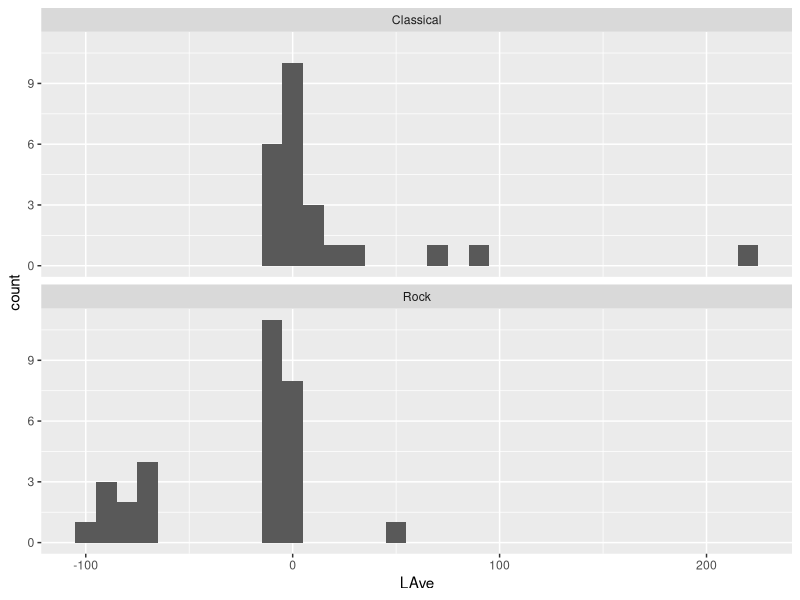
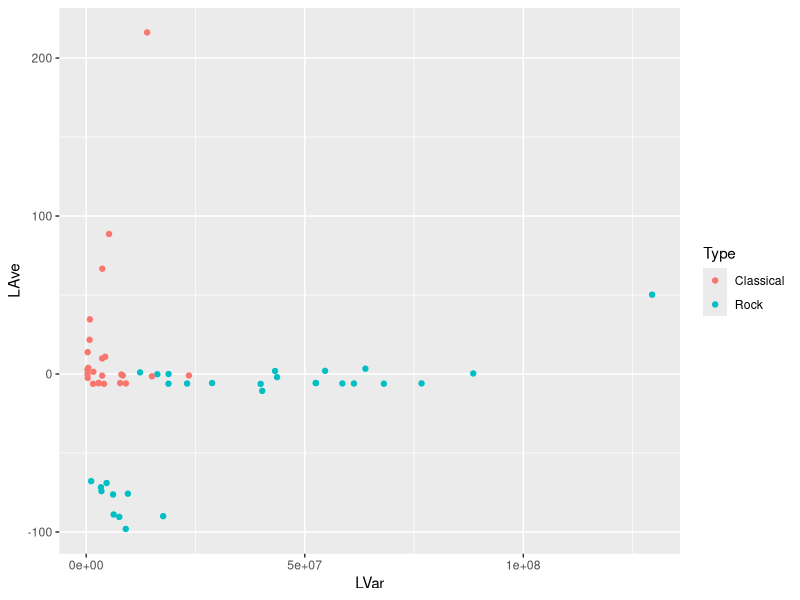
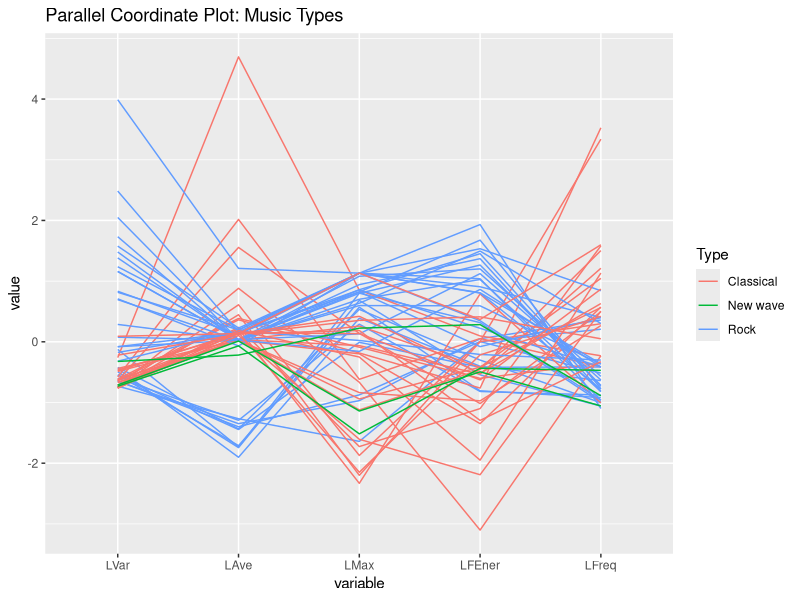
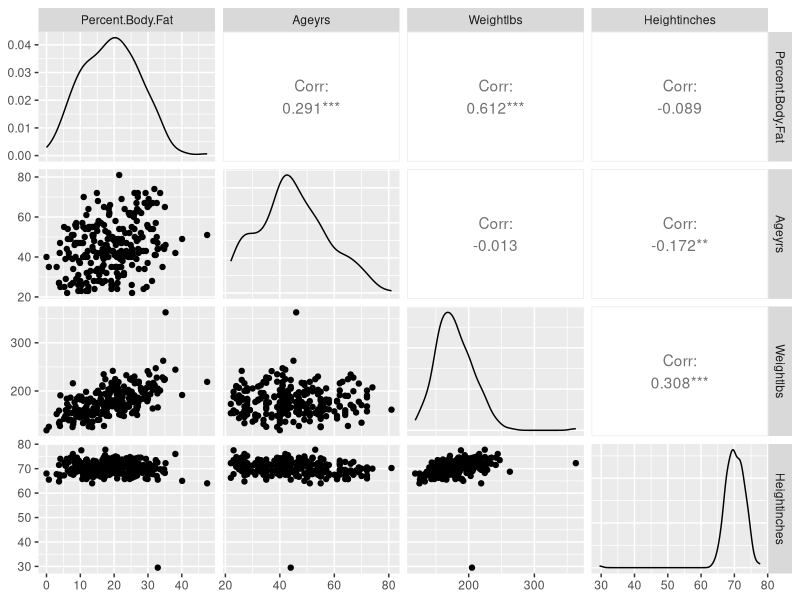
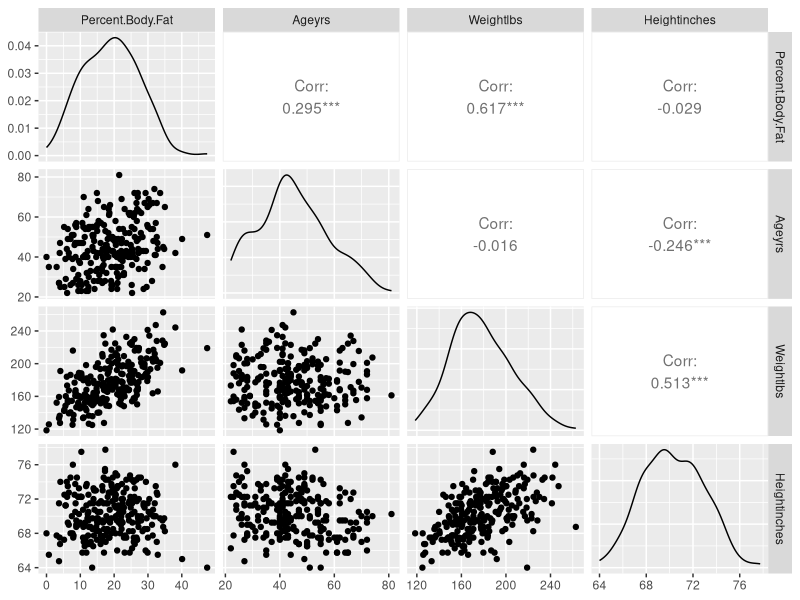
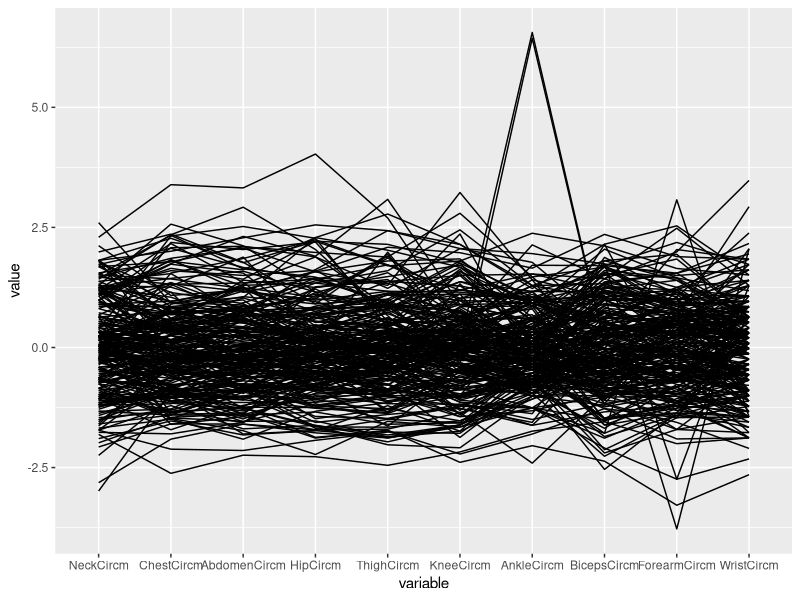
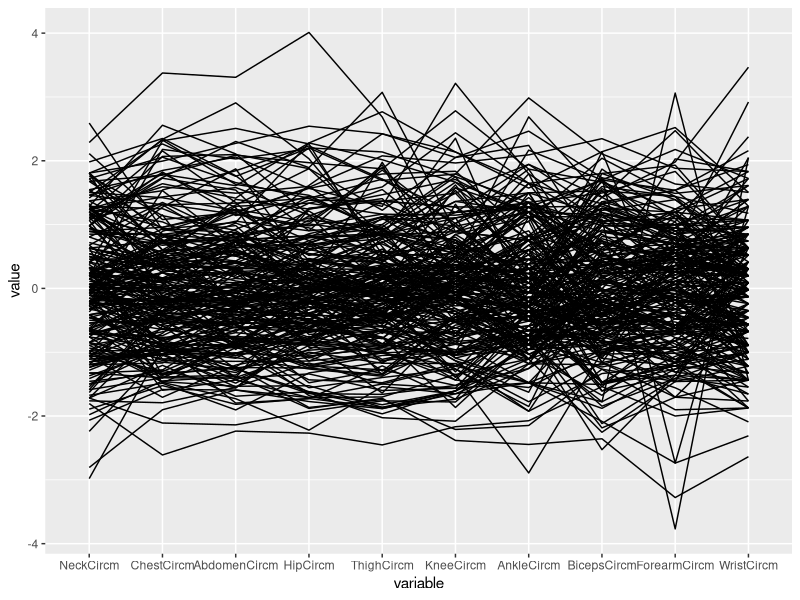
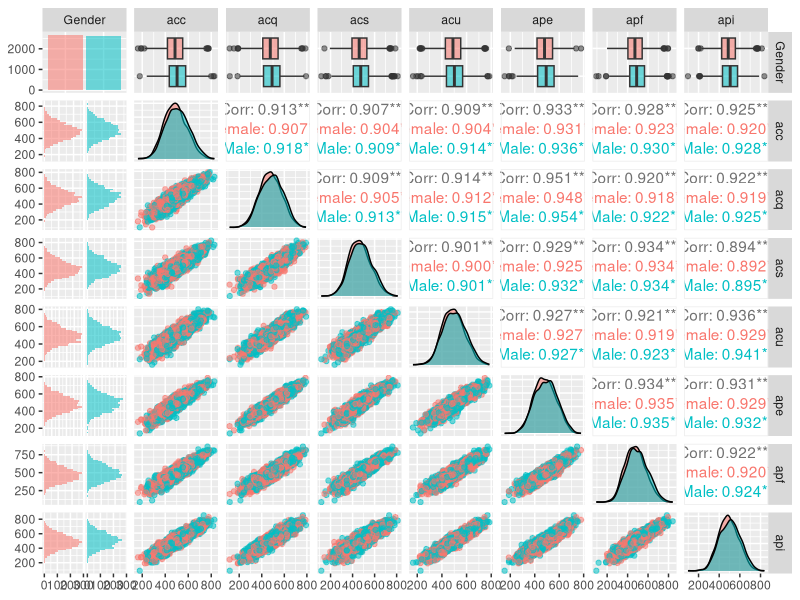

These charts were generated, in order, by the following R code:
## ---- chunk 1
knitr::opts_chunk$set(echo = TRUE)  
## ---- chunk 2
library(ggplot2)
library(GGally)
## ---- chunk 3
setwd("D:/lecture_notes/STAT_575_Multivariate_Data_Analysis_BZ/Labs/Lab_3")
music <- read.csv("music-plusnew-sub.csv", row.names = 1, stringsAsFactors = FALSE)
colnames(music)
dim(music)
str(music)
## ---- chunk 4
summary(music)
## ---- chunk 5
table(music$Type)
## ---- chunk 6
table(music$Artist)
## ---- chunk 7
library(ggplot2)
library(GGally)
music.sub <- subset(music, Type == "Rock" | Type == "Classical")

# Histogram
# Short version
#qplot(LAve, data = music.sub, geom = "histogram", binwidth = 10) +
  #facet_wrap(~ Type, ncol = 1)

# Full version
ggplot(music.sub, aes(x = LAve)) +
  geom_histogram(binwidth = 10) +
  facet_wrap(~ Type, ncol = 1)

## ---- chunk 8

ggplot(music.sub, aes(x=LVar, y = LAve, color=Type)) +
  geom_point()

## ---- chunk 9
music.sub2 <- subset(music, Type == "Rock" | Type == "Classical" | Type=="New wave")
ggparcoord(music.sub2, columns=3:7, groupColumn="Type", 
             title="Parallel Coordinate Plot: Music Types")

## ---- chunk 10
bodyfat <- read.csv("bodyfat.csv")
dim(bodyfat)
colnames(bodyfat)
str(bodyfat)
head(bodyfat)
## ---- chunk 11
summary(bodyfat)
## ---- chunk 12
ggpairs(bodyfat, columns = 1:4)
## ---- chunk 13
bf.sub <- subset(bodyfat, Heightinches > 60 & Weightlbs < 300)
ggpairs(bf.sub, columns = 1:4)
## ---- chunk 14
# Parallel coordinate plot
ggparcoord(bf.sub, 5:14)

## ---- chunk 15
bf.sub2 <- subset(bf.sub, AnkleCircm < 33)
ggparcoord(bf.sub2, 5:14)

## ---- chunk 16
pisamath <- read.csv("pisamathmeans.csv")
dim(pisamath)
head(pisamath)
colnames(pisamath)
str(pisamath)
## ---- chunk 17
summary(pisamath)
## ---- chunk 18
summary(pisamath$acc)
## ---- chunk 19
# Scatterplot matrix
pisamath2 <- subset(pisamath, !is.na(acc))
summary(pisamath2$acc)
## ---- chunk 20
# Scatterplot matrix
ggpairs(pisamath2, mapping = aes(color = Gender, alpha = 0.5))
